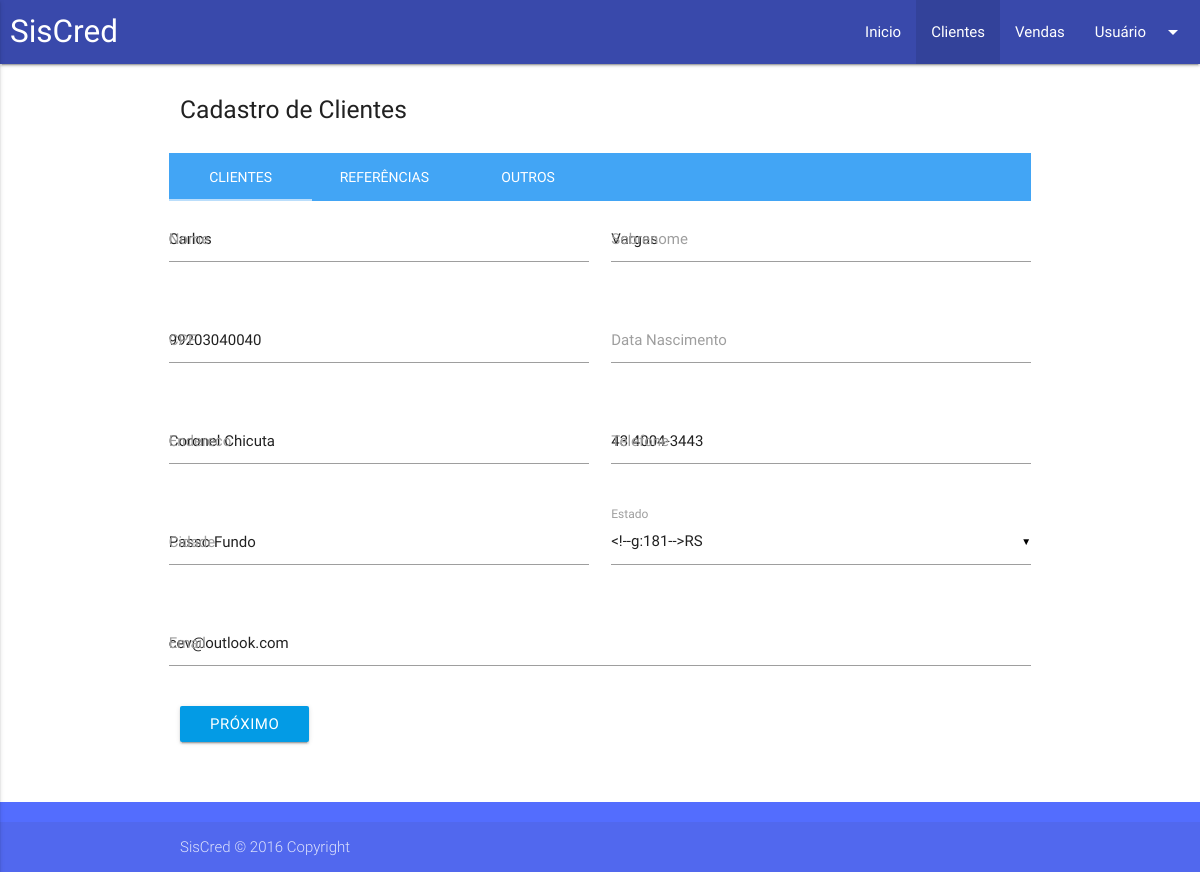
/clientes/edit/1, run on the app's committed database.
### tables this page shows
CREATE TABLE `cliente` (
  `id` int(11) NOT NULL AUTO_INCREMENT,
  `nome` varchar(100) NOT NULL,
  `sobrenome` varchar(100) NOT NULL,
  `endereco` varchar(200) NOT NULL,
  `telefone` varchar(45) NOT NULL,
  `cidade` varchar(200) NOT NULL,
  `estado` varchar(2) NOT NULL,
  `cpf` varchar(11) NOT NULL,
  `email` varchar(100) NOT NULL,
  `data_nascimento` date NOT NULL,
  PRIMARY KEY (`id`)
);

### application/controllers/Clientes.php (called while the page is built, shortened)
<?php
class Clientes extends CI_Controller {
    public function __construct() {
        $this->load->model('Clientes_model');
    }
    public function edit($id){
        $data = array();
        if(trim((int)$id)) {
            $cliente = $this->Clientes_model->getCliente($id);
            if($cliente) {
                $data['acao'] = 'Editar Cliente';
                $data['url'] = 'clientes';
                $data['view'] = 'app/clientes/form';
                $data['cliente'] = $cliente;
                $data['cliente_ref'] = $this->Clientes_model->getClienteRefencias($id);
                $data['cliente_out'] = $this->Clientes_model->getClienteOutros($id);
                $this->load->view('index', $data);
            }
            else {
                $this->session->set_flashdata('success_msg', "Falha ao acessar os dados do Cliente.");
                redirect('clientes', 'location', 303);
            }
        }
    }
}

### index.php (called while the page is built, shortened)
<?php
require_once BASEPATH.'core/CodeIgniter.php';

### application/models/Clientes_model.php (called while the page is built, shortened)
<?php
class Clientes_model extends CI_Model {
    public function getCliente($id) {
        $this->db->select("cliente.*, DATE_FORMAT(data_nascimento,'%d/%m/%Y') AS data_nascimento");
        $this->db->from('cliente');
        $this->db->where('cliente.id', $id);
        $query = $this->db->get();
        $result = $query->row_array();
        return $result;
    }
    public function getClienteRefencias($idCliente) {
        $this->db->select('*');
        $this->db->from('cliente_referencia');
        $this->db->where('id_cliente', $idCliente);
        $query = $this->db->get();
        $result = $query->result_array();
        return $result;
    }
    public function getClienteOutros($idCliente) {
        $this->db->select('*');
        $this->db->from('cliente_outro');
        $this->db->where('id_cliente', $idCliente);
        $query = $this->db->get();
        $result = $query->result_array();
        return $result;
    }
}

### application/views/app/clientes/form.php (the view, shortened to what this page needs)
<div class="row align-top">
    <div class="col s8"><h5>Cadastro de Clientes</h5></div>
</div>
<div class="row">
    <?php
    echo form_open(base_url('clientes/salvar'), array('id' => 'form-clientes', 'method' => 'post',
        'class' => 'form-horizontal', 'role' => 'form',
        'autocomplete' => 'off'));
    ?>
    <div class="row">
        <div class="col s12">
            <ul class="tabs blue lighten-1">
                <li class="tab col s2"><a class="active white-text" href="#clientes">Clientes</a></li>
                <li class="tab col s2"><a class="white-text" href="#referencias">Referências</a></li>
                <li class="tab col s2"><a class="white-text" href="#outros">Outros</a></li>
            </ul>
        </div>
        <div id="clientes" class="col s12">
            <div class="row">
                <div class="input-field col s6">
                    <input id="nome" name="nome" type="text" value="<?php echo (isset($cliente)) ? $cliente['nome'] : set_value('nome');?>">
                    <label for="nome">Nome</label>
                </div>
                <div class="input-field col s6">
                    <input id="sobrenome" name="sobrenome" type="text" value="<?php echo (isset($cliente)) ? $cliente['sobrenome'] : set_value('sobrenome');?>">
                    <label for="sobrenome">Sobrenome</label>
                </div>
            </div>
            <div class="row">
                <div class="input-field col s6">
                    <input id="cpf" name="cpf" type="text" maxlength="11" value="<?php echo (isset($cliente)) ? $cliente['cpf'] : set_value('cpf');?>">
                    <label for="cpf">CPF</label>
                </div>
                <div class="input-field col s6">
                    <input type="date" name="datanascimento" class="datepicker" value="<?php echo (isset($cliente)) ? $cliente['data_nascimento'] : set_value('datanascimento');?>">
                    <label for="datanascimento">Data Nascimento</label>
                </div>
            </div>
            <div class="row">
                <div class="input-field col s6">
                    <input id="endereco" name="endereco" type="text" value="<?php echo (isset($cliente)) ? $cliente['endereco'] : set_value('endereco');?>">
                    <label for="endereco">Endereco</label>
                </div>
                <div class="input-field col s6">
                    <input class="telefone" id="telefone" name="telefone" type="text" value="<?php echo (isset($cliente)) ? $cliente['telefone'] : set_value('telefone');?>">
                    <label for="telefone">Telefone</label>
                </div>
            </div>
            <div class="row">
                <div class="input-field col s6">
                    <input id="cidade" name="cidade" type="text" value="<?php echo (isset($cliente)) ? $cliente['cidade'] : set_value('cidade');?>">
                    <label for="cidade">Cidade</label>
                </div>
                <div class="input-field col s6">
                    <label>Estado</label>
                </div>
            </div>
            <div class="row">
                <div class="input-field col s12">
                    <input id="email" name="email" type="email" value="<?php echo (isset($cliente)) ? $cliente['email'] : set_value('email');?>">
                    <label for="email">Email</label>
                </div>
            </div>
            <div class="col s2 right-align">
                <a href="#" class="nexttab light-blue darken-1 waves-effect waves-light btn">Próximo</a>
            </div>
        </div>
    </div>
    <?php
        echo form_close();
    ?>
</div>

### public/app.css (style rules this page uses)
body { display: flex; min-height: 100vh; flex-direction: column; }
.align-top { padding-top: 20px; }

### data on the page
cliente: nome "Carlos", sobrenome "Vargas", cpf "99203040040", endereco "Coronel Chicuta", telefone "43 4004-3443", cidade "Passo Fundo", email "cev@outlook.com"
